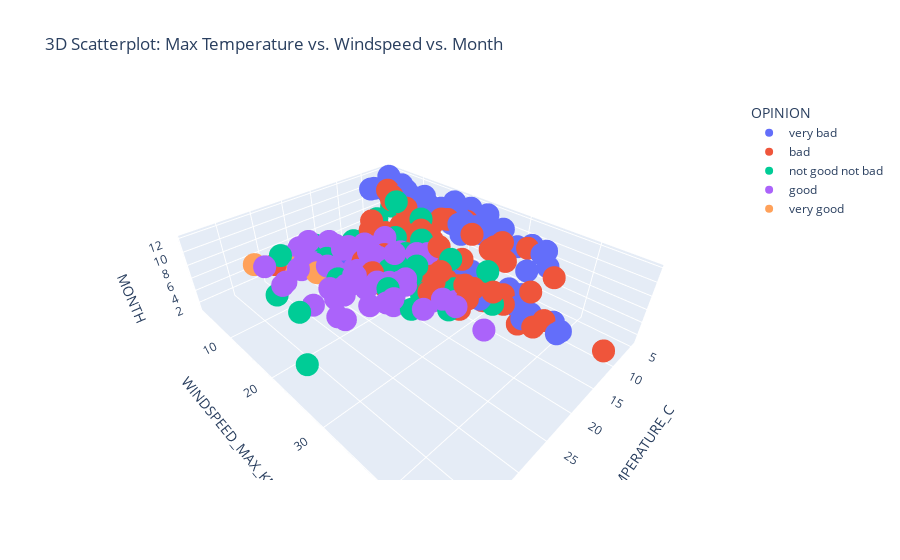

The notebook cell this image was saved under:
### Markdown cell above
## 3D Chart
Do you have some 3D glasses ?

### Code cell
# Draw a 3D Scatterplot with Max Temperature on X-axis, Windspeed on Y-axis and Month on Z-axis

fig = px.scatter_3d(
    df_weather,
    x="MAX_TEMPERATURE_C",
    y="WINDSPEED_MAX_KMH",
    z="MONTH",
    color="OPINION",  # Adding color to differentiate by Opinion
    title="3D Scatterplot: Max Temperature vs. Windspeed vs. Month"
)
fig.show()

# OK, you can move the cube with your mouse, that's impressive. But it's not readable, let's try another thing with the same data.

### Figure 1 — Plotly figure (JSON) as saved in the notebook; plotly's stock layout.template omitted (floating-point values rounded to 4 significant figures)
{"data": [{"hovertemplate": "OPINION=very bad<br>MAX_TEMPERATURE_C=%{x}<br>WINDSPEED_MAX_KMH=%{y}<br>MONTH=%{z}<extra></extra>", "legendgroup": "very bad", "marker": {"color": "#636efa", "symbol": "circle"}, "mode": "markers", "name": "very bad", "scene": "scene", "showlegend": true, "type": "scatter3d", "x": [9, 8, 6, 5, 6, 5, 10, 7, 7, 10, 9, 9, 8, 9, 7, 7, 7, 8, 7, 7, 8, 8, 9, 7, 8, 7, 8, 7, 10, 11, 10, 12, 10, 12, 12, 12, 12, 11, 11, 11, 11, 12, 12, 12, 10, 10, 10, 10, 12, 12, 9, 14, 11, 12, 15, 15, 22, 20, 14, 14, 11, 11, 10, 11, 9, 11, 8, 9, 8, 10, 9, 7, 11, 10, 12, 7, 7, 7, 8, 7, 11, 11, 9, 12, 10, 10, 11, 13, 12, 11, 10, 10, 14, 12, 11, 9, 12, 10], "y": [10, 18, 18, 15, 8, 7, 9, 18, 14, 10, 12, 3, 15, 18, 16, 16, 8, 18, 25, 8, 38, 14, 24, 20, 30, 30, 10, 32, 9, 40, 20, 7, 15, 15, 9, 28, 22, 20, 36, 34, 17, 5, 21, 18, 17, 25, 24, 16, 15, 16, 14, 30, 26, 17, 37, 42, 13, 34, 19, 36, 22, 26, 28, 20, 16, 5, 14, 18, 8, 8, 15, 13, 20, 32, 12, 22, 25, 19, 9, 5, 26, 24, 29, 31, 36, 22, 14, 38, 28, 36, 34, 19, 26, 24, 12, 11, 7, 13], "z": [1, 1, 1, 1, 1, 1, 1, 1, 1, 1, 1, 1, 1, 1, 1, 1, 1, 1, 1, 1, 1, 1, 1, 1, 1, 2, 2, 2, 2, 2, 2, 2, 2, 2, 2, 3, 3, 3, 3, 3, 3, 3, 3, 3, 4, 4, 4, 4, 4, 4, 4, 4, 5, 5, 5, 6, 7, 9, 10, 11, 11, 11, 11, 11, 11, 11, 11, 11, 11, 11, 11, 11, 11, 11, 11, 12, 12, 12, 12, 12, 12, 12, 12, 12, 12, 12, 12, 12, 12, 12, 12, 12, 12, 12, 12, 12, 12, 12]}, {"hovertemplate": "OPINION=bad<br>MAX_TEMPERATURE_C=%{x}<br>WINDSPEED_MAX_KMH=%{y}<br>MONTH=%{z}<extra></extra>", "legendgroup": "bad", "marker": {"color": "#EF553B", "symbol": "circle"}, "mode": "markers", "name": "bad", "scene": "scene", "showlegend": true, "type": "scatter3d", "x": [10, 10, 10, 11, 11, 10, 9, 12, 11, 11, 12, 13, 14, 11, 11, 13, 12, 10, 11, 13, 11, 12, 14, 18, 13, 13, 12, 16, 15, 15, 15, 15, 14, 17, 18, 17, 19, 19, 15, 16, 23, 31, 26, 21, 23, 22, 20, 19, 24, 21, 17, 19, 19, 19, 20, 21, 19, 19, 17, 18, 18, 20, 20, 16, 16, 16, 16, 15, 15, 14, 15, 12, 14, 17, 16, 17, 14, 13, 12, 11, 11, 12, 13, 14, 13, 13, 9, 13, 13, 11, 12, 12, 12, 11], "y": [18, 19, 14, 12, 12, 21, 17, 26, 24, 28, 29, 26, 36, 46, 28, 23, 31, 31, 38, 30, 28, 30, 24, 22, 33, 29, 17, 11, 19, 17, 27, 23, 9, 16, 16, 15, 17, 25, 15, 23, 21, 8, 13, 32, 17, 28, 27, 23, 20, 33, 25, 31, 31, 24, 41, 19, 35, 14, 25, 16, 17, 28, 33, 28, 38, 28, 12, 16, 22, 19, 21, 19, 18, 12, 19, 25, 32, 39, 30, 26, 20, 14, 18, 33, 39, 30, 23, 12, 27, 34, 22, 11, 31, 9], "z": [1, 1, 1, 1, 1, 1, 2, 2, 2, 2, 2, 2, 3, 3, 3, 3, 3, 3, 3, 3, 3, 4, 4, 4, 4, 4, 4, 4, 5, 5, 5, 5, 5, 5, 5, 5, 5, 6, 6, 6, 6, 7, 7, 7, 8, 8, 8, 8, 8, 9, 9, 9, 9, 9, 9, 9, 10, 10, 10, 10, 10, 10, 10, 10, 10, 10, 10, 10, 10, 10, 10, 10, 10, 10, 10, 11, 11, 11, 11, 11, 11, 11, 11, 11, 11, 11, 11, 12, 12, 12, 12, 12, 12, 12]}, {"hovertemplate": "OPINION=not good not bad<br>MAX_TEMPERATURE_C=%{x}<br>WINDSPEED_MAX_KMH=%{y}<br>MONTH=%{z}<extra></extra>", "legendgroup": "not good not bad", "marker": {"color": "#00cc96", "symbol": "circle"}, "mode": "markers", "name": "not good not bad", "scene": "scene", "showlegend": true, "type": "scatter3d", "x": [13, 15, 14, 15, 13, 17, 17, 14, 15, 14, 13, 13, 13, 15, 17, 13, 13, 14, 16, 17, 16, 14, 14, 14, 14, 15, 19, 14, 17, 15, 14, 16, 16, 16, 17, 17, 19, 15, 15, 20, 16, 18, 16, 17, 18, 18, 20, 34, 34, 22, 26, 25, 39, 23, 25, 28, 23, 22, 22, 21, 21, 26, 25, 30, 17, 20, 16, 18, 20, 17, 16, 16, 18, 13, 13, 13], "y": [14, 12, 14, 23, 10, 8, 14, 14, 14, 14, 23, 28, 6, 15, 10, 19, 19, 19, 15, 13, 6, 17, 17, 12, 28, 18, 24, 32, 9, 9, 13, 18, 19, 27, 21, 16, 15, 23, 18, 17, 15, 27, 14, 23, 21, 28, 26, 18, 13, 22, 18, 28, 27, 17, 24, 18, 32, 21, 21, 24, 19, 13, 9, 8, 15, 24, 32, 18, 22, 27, 12, 21, 24, 18, 12, 13], "z": [2, 2, 2, 2, 2, 2, 2, 2, 2, 3, 3, 3, 3, 3, 3, 3, 3, 3, 3, 3, 4, 4, 4, 4, 4, 4, 4, 4, 5, 5, 5, 5, 5, 5, 5, 5, 5, 5, 5, 5, 6, 6, 6, 6, 6, 6, 6, 6, 6, 7, 7, 7, 7, 7, 8, 8, 8, 8, 8, 8, 8, 8, 8, 8, 9, 9, 10, 10, 10, 10, 10, 10, 10, 11, 11, 12]}, {"hovertemplate": "OPINION=good<br>MAX_TEMPERATURE_C=%{x}<br>WINDSPEED_MAX_KMH=%{y}<br>MONTH=%{z}<extra></extra>", "legendgroup": "good", "marker": {"color": "#ab63fa", "symbol": "circle"}, "mode": "markers", "name": "good", "scene": "scene", "showlegend": true, "type": "scatter3d", "x": [18, 19, 20, 18, 19, 18, 19, 21, 24, 21, 21, 18, 18, 18, 20, 21, 21, 20, 25, 23, 20, 18, 19, 19, 25, 28, 20, 20, 23, 27, 26, 31, 32, 26, 24, 25, 26, 28, 30, 28, 27, 25, 28, 26, 27, 26, 26, 29, 26, 33, 32, 23, 24, 23, 27, 29, 26, 25, 23, 23, 22, 23, 28, 30, 33, 30, 33, 29, 23, 23, 24, 26, 20, 19, 23, 22, 21, 22, 22, 24, 28, 29, 31, 21, 27, 23, 23, 27, 28, 19, 18, 21, 19], "y": [10, 10, 11, 8, 9, 13, 26, 16, 8, 21, 11, 10, 29, 26, 13, 7, 9, 20, 5, 17, 14, 16, 16, 17, 8, 19, 15, 13, 15, 16, 9, 23, 18, 10, 17, 18, 26, 24, 20, 12, 19, 25, 9, 21, 15, 21, 14, 7, 17, 13, 23, 22, 29, 19, 8, 12, 19, 22, 37, 25, 24, 11, 13, 19, 14, 13, 9, 20, 24, 14, 14, 9, 17, 20, 14, 18, 16, 19, 17, 11, 16, 21, 14, 15, 20, 31, 33, 27, 27, 17, 24, 21, 23], "z": [2, 2, 2, 3, 3, 4, 4, 4, 4, 4, 4, 4, 5, 5, 5, 5, 5, 5, 5, 6, 6, 6, 6, 6, 6, 6, 6, 6, 6, 6, 6, 6, 6, 6, 7, 7, 7, 7, 7, 7, 7, 7, 7, 7, 7, 7, 7, 7, 7, 7, 7, 7, 7, 7, 8, 8, 8, 8, 8, 8, 8, 8, 8, 8, 8, 8, 8, 8, 8, 9, 9, 9, 9, 9, 9, 9, 9, 9, 9, 9, 9, 9, 9, 9, 9, 9, 9, 9, 9, 10, 10, 10, 10]}, {"hovertemplate": "OPINION=very good<br>MAX_TEMPERATURE_C=%{x}<br>WINDSPEED_MAX_KMH=%{y}<br>MONTH=%{z}<extra></extra>", "legendgroup": "very good", "marker": {"color": "#FFA15A", "symbol": "circle"}, "mode": "markers", "name": "very good", "scene": "scene", "showlegend": true, "type": "scatter3d", "x": [29, 27, 33, 29], "y": [9, 18, 6, 15], "z": [6, 7, 7, 8]}], "layout": {"legend": {"title": {"text": "OPINION"}, "tracegroupgap": 0}, "scene": {"domain": {"x": [0, 1], "y": [0, 1]}, "xaxis": {"title": {"text": "MAX_TEMPERATURE_C"}}, "yaxis": {"title": {"text": "WINDSPEED_MAX_KMH"}}, "zaxis": {"title": {"text": "MONTH"}}}, "title": {"text": "3D Scatterplot: Max Temperature vs. Windspeed vs. Month"}}}
